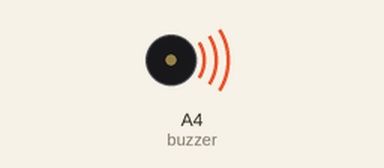
This sketch was run on a simulated Arduino Uno, built with avr-gcc and run on an emulated ATmega328P. On the bench: buzzer (waves = sounding).

Above: at 0.1 s.
At 61.2 s:
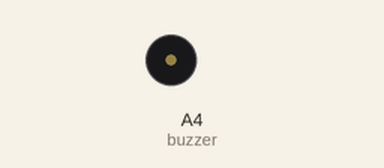
Timing chart, 0 to 62.7 s (numbered marks = the images above):
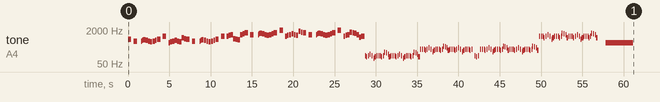

The sketch:

Golden_Wind.ino
```cpp
// ジョジョの奇妙な冒険 Parte5 黄金の風 OST (Short Version)

#include <avr/pgmspace.h>

#define NOTE_B0  31
#define NOTE_C1  33
#define NOTE_CS1 35
#define NOTE_D1  37
#define NOTE_DS1 39
#define NOTE_E1  41
#define NOTE_F1  44
#define NOTE_FS1 46
#define NOTE_G1  49
#define NOTE_GS1 52
#define NOTE_A1  55
#define NOTE_AS1 58
#define NOTE_B1  62
#define NOTE_C2  65
#define NOTE_CS2 69
#define NOTE_D2  73
#define NOTE_DS2 78
#define NOTE_E2  82
#define NOTE_F2  87
#define NOTE_FS2 93
#define NOTE_G2  98
#define NOTE_GS2 104
#define NOTE_A2  110
#define NOTE_AS2 117
#define NOTE_B2  123
#define NOTE_C3  131
#define NOTE_CS3 139
#define NOTE_D3  147
#define NOTE_DS3 156
#define NOTE_E3  165
#define NOTE_F3  175
#define NOTE_FS3 185
#define NOTE_G3  196
#define NOTE_GS3 208
#define NOTE_A3  220
#define NOTE_AS3 233
#define NOTE_B3  247
#define NOTE_C4  262
#define NOTE_CS4 277
#define NOTE_D4  294
#define NOTE_DS4 311
#define NOTE_E4  330
#define NOTE_F4  349
#define NOTE_FS4 370
#define NOTE_G4  392
#define NOTE_GS4 415
#define NOTE_A4  440
#define NOTE_AS4 466
#define NOTE_B4  494
#define NOTE_C5  523
#define NOTE_CS5 554
#define NOTE_D5  587
#define NOTE_DS5 622
#define NOTE_E5  659
#define NOTE_F5  698
#define NOTE_FS5 740
#define NOTE_G5  784
#define NOTE_GS5 831
#define NOTE_A5  880
#define NOTE_AS5 932
#define NOTE_B5  988
#define NOTE_C6  1047
#define NOTE_CS6 1109
#define NOTE_D6  1175
#define NOTE_DS6 1245
#define NOTE_E6  1319
#define NOTE_F6  1397
#define NOTE_FS6 1480
#define NOTE_G6  1568
#define NOTE_GS6 1661
#define NOTE_A6  1760
#define NOTE_AS6 1865
#define NOTE_B6  1976
#define NOTE_C7  2093
#define NOTE_CS7 2217
#define NOTE_D7  2349
#define NOTE_DS7 2489
#define NOTE_E7  2637
#define NOTE_F7  2794
#define NOTE_FS7 2960
#define NOTE_G7  3136
#define NOTE_GS7 3322
#define NOTE_A7  3520
#define NOTE_AS7 3729
#define NOTE_B7  3951
#define NOTE_C8  4186
#define NOTE_CS8 4435
#define NOTE_D8  4699
#define NOTE_DS8 4978
#define NOTE_E8  5274
#define NOTE_F8  5588
#define NOTE_FS8 5920
#define NOTE_G8  6272
#define NOTE_GS8 6645
#define NOTE_A8  7074
#define NOTE_AS8 7459
#define NOTE_B8  7902
#define REST 0

int tempo = 65;
int buzzer = A4;

const int melody[] PROGMEM = {
NOTE_FS5,8,REST,16,NOTE_D5,8,REST,8,NOTE_D5,32,NOTE_E5,32,NOTE_F5,12,NOTE_E5,12,NOTE_D5,16,NOTE_CS5,12,NOTE_D5,12,NOTE_E5,16,
NOTE_FS5,8,REST,16,NOTE_B5,8,REST,16,NOTE_B4,16,NOTE_CS5,16,NOTE_D5,12,NOTE_E5,12,NOTE_D5,16,NOTE_CS5,12,NOTE_A5,12,NOTE_G5,16,
NOTE_FS5,8,REST,16,NOTE_D5,8,REST,8,NOTE_D5,32,NOTE_E5,32,NOTE_F5,12,NOTE_E5,12,NOTE_D5,16,NOTE_CS5,12,NOTE_D5,12,NOTE_E5,16,
NOTE_FS5,8,REST,16,NOTE_B5,8,REST,16,NOTE_B5,16,NOTE_CS6,16,NOTE_D6,12,NOTE_G5,12,NOTE_FS5,16,NOTE_F5,12,NOTE_D6,12,NOTE_E6,16,
NOTE_FS6,8,REST,16,NOTE_D6,8,REST,8,NOTE_D6,32,NOTE_E6,32,NOTE_F6,12,NOTE_E6,12,NOTE_D6,16,NOTE_CS6,12,NOTE_D6,12,NOTE_E6,16,
NOTE_FS6,8,REST,16,NOTE_B6,8,REST,16,NOTE_B5,16,NOTE_CS6,16,NOTE_D6,12,NOTE_E6,12,NOTE_D6,16,NOTE_CS6,12,NOTE_A6,12,NOTE_G6,16,
NOTE_FS6,8,REST,16,NOTE_D6,8,REST,8,NOTE_D6,32,NOTE_E6,32,NOTE_F6,12,NOTE_E6,12,NOTE_D6,16,NOTE_CS6,12,NOTE_D6,12,NOTE_E6,16,
NOTE_FS6,8,REST,16,NOTE_B6,8,REST,16,NOTE_B5,16,NOTE_CS6,16,NOTE_D6,12,NOTE_G6,12,NOTE_FS6,16,NOTE_F6,12,NOTE_D6,12,NOTE_AS5,16,NOTE_B5,8,
NOTE_B2,32,NOTE_A2,32,REST,32,NOTE_B2,32,REST,32,NOTE_D3,32,REST,32,NOTE_B2,32,REST,32,NOTE_FS2,32,NOTE_A2,16,
NOTE_B2,32,REST,32,NOTE_B2,32,REST,32,NOTE_B2,32,NOTE_A2,32,REST,32,NOTE_B2,32,NOTE_F3,32,REST,32,NOTE_E3,32,REST,32,NOTE_D3,32,NOTE_A2,16,
NOTE_B2,32,REST,32,NOTE_B2,32,REST,32,NOTE_B2,32,NOTE_A2,32,REST,32,NOTE_B2,32,REST,32,NOTE_D3,32,REST,32,NOTE_B2,32,REST,32,NOTE_FS2,32,NOTE_A2,16,
NOTE_B2,32,REST,32,NOTE_B2,32,REST,32,NOTE_B2,32,NOTE_A2,32,REST,32,NOTE_B2,32,NOTE_F3,32,REST,32,NOTE_E3,32,REST,32,NOTE_D3,32,NOTE_A2,16,
NOTE_B3,32,REST,32,NOTE_B3,32,REST,32,NOTE_B3,32,NOTE_A3,32,REST,32,NOTE_B3,32,REST,32,NOTE_D4,32,REST,32,NOTE_B3,32,REST,32,NOTE_FS3,32,NOTE_A3,16,
NOTE_B3,32,REST,32,NOTE_B3,32,REST,32,NOTE_B3,32,NOTE_A3,32,REST,32,NOTE_B3,32,NOTE_F4,32,REST,32,NOTE_E4,32,REST,32,NOTE_D4,32,NOTE_A3,16,
NOTE_B3,32,REST,32,NOTE_B3,32,REST,32,NOTE_B3,32,NOTE_A3,32,REST,32,NOTE_B3,32,REST,32,NOTE_D4,32,REST,32,NOTE_B3,32,REST,32,NOTE_FS3,32,NOTE_A3,16,
NOTE_B3,32,REST,32,NOTE_B3,32,REST,32,NOTE_B3,32,NOTE_A3,32,REST,32,NOTE_B3,32,REST,16,NOTE_B2,32,REST,32,NOTE_A2,32,REST,32,NOTE_B2,32,REST,32,
NOTE_B3,32,REST,32,NOTE_B3,32,REST,32,NOTE_B3,32,NOTE_A3,32,REST,32,NOTE_B3,32,REST,32,NOTE_D4,32,REST,32,NOTE_B3,32,REST,32,NOTE_FS3,32,NOTE_A3,16,
NOTE_B3,32,REST,32,NOTE_B3,32,REST,32,NOTE_B3,32,NOTE_A3,32,REST,32,NOTE_B3,32,NOTE_F4,32,REST,32,NOTE_E4,32,REST,32,NOTE_D4,32,NOTE_A3,16,
NOTE_B3,32,REST,32,NOTE_B3,32,REST,32,NOTE_B3,32,NOTE_A3,32,REST,32,NOTE_B3,32,REST,32,NOTE_D4,32,REST,32,NOTE_B3,32,REST,32,NOTE_FS3,32,NOTE_A3,16,
NOTE_B3,32,REST,32,NOTE_B3,32,REST,32,NOTE_B3,32,NOTE_A3,32,REST,32,NOTE_B3,32,NOTE_F4,32,REST,32,NOTE_E4,32,REST,32,NOTE_D4,32,NOTE_A3,16,
NOTE_B5,32,REST,32,NOTE_B5,32,REST,32,NOTE_B5,32,NOTE_A5,32,REST,32,NOTE_B5,32,REST,32,NOTE_D6,32,REST,32,NOTE_B5,32,REST,32,NOTE_FS5,32,NOTE_A5,16,
NOTE_B5,32,REST,32,NOTE_B5,32,REST,32,NOTE_B5,32,NOTE_A5,32,REST,32,NOTE_B5,32,NOTE_F6,32,REST,32,NOTE_E6,32,REST,32,NOTE_D6,32,NOTE_A5,16,
NOTE_B5,32,REST,32,NOTE_B5,32,REST,32,NOTE_B5,32,NOTE_A5,32,REST,32,NOTE_B5,32,REST,32,NOTE_D6,32,REST,32,NOTE_B5,32,REST,32,NOTE_FS5,32,NOTE_A5,16,
NOTE_B5,32,REST,32,NOTE_B5,32,REST,32,NOTE_B5,32,NOTE_A5,32,REST,32,NOTE_B5,32,NOTE_F6,32,REST,32,NOTE_E6,32,REST,32,NOTE_D6,32,NOTE_A5,16,
REST,4,NOTE_B4,1,

};

int notes = sizeof(melody) / sizeof(melody[0]) / 2;
int wholenote = (60000 * 4) / tempo;

void playMelody(const int melody[], int notes, int wholenote) {
  for (int thisNote = 0; thisNote < notes * 2; thisNote += 2) {

    int pitch = pgm_read_word(&melody[thisNote]);
    int divider = pgm_read_word(&melody[thisNote + 1]);

    int noteDuration;

    if (divider > 0) {
      // 正常音符
      noteDuration = wholenote / divider;
    } else {
      // 負音符（1.5倍）
      noteDuration = wholenote / abs(divider);
      noteDuration = noteDuration * 1.5;
    }

    tone(buzzer, pitch, noteDuration * 0.9);
    delay(noteDuration);
    noTone(buzzer);
  }
}

void setup() {
  playMelody(melody, notes, wholenote);
}

void loop() {
}
```
